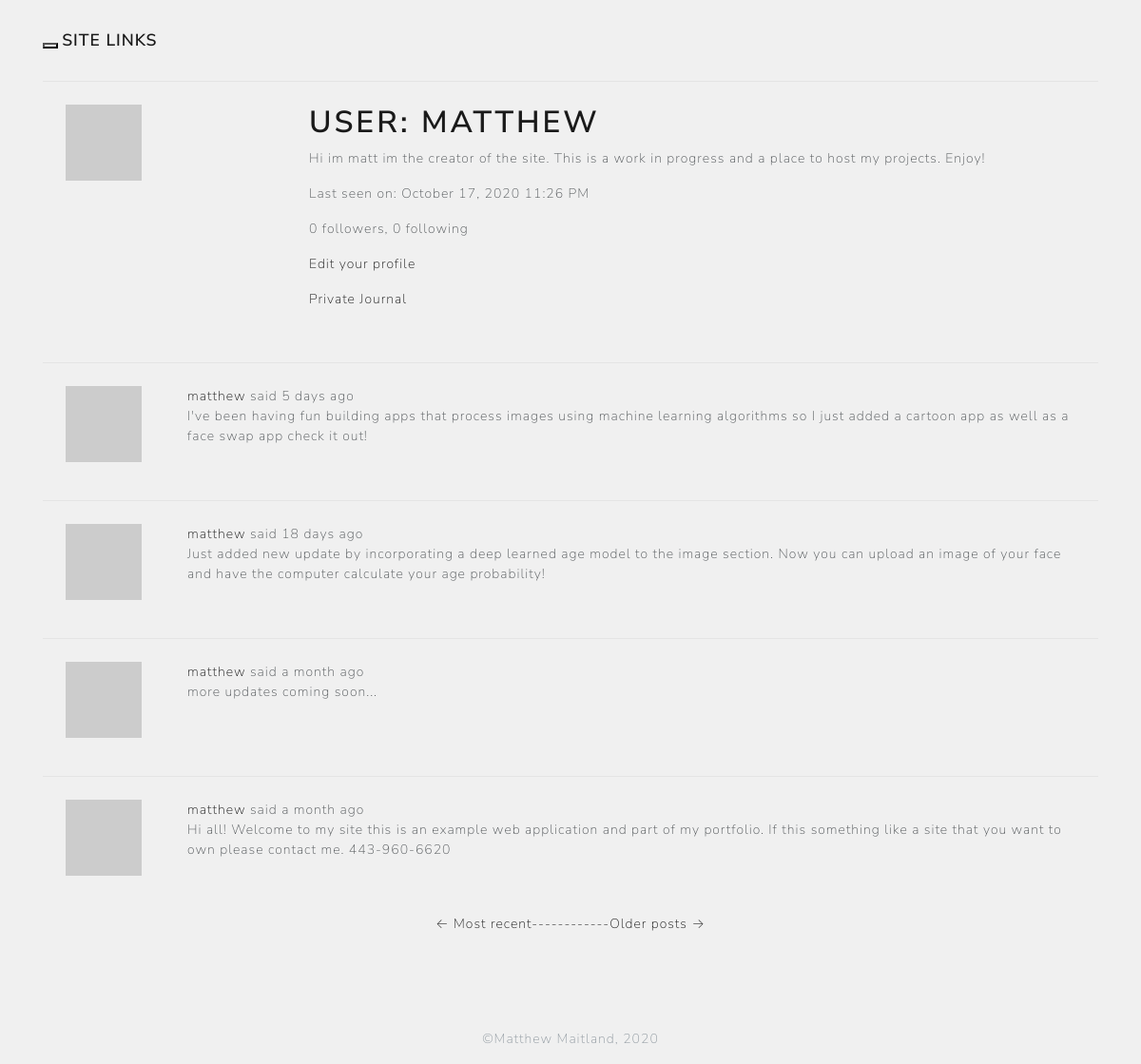
Page /user/matthew (signed in) on the earlier database version.
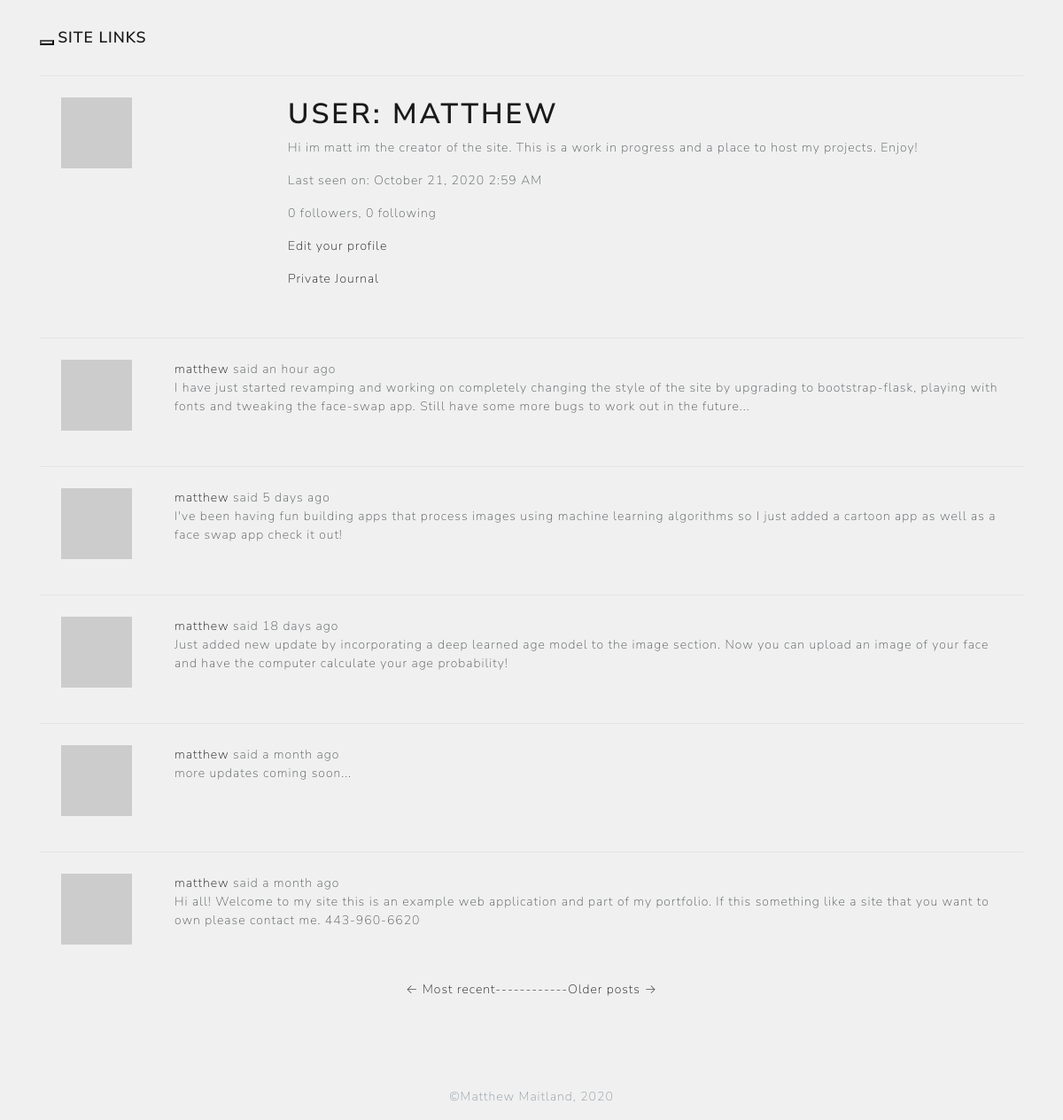
Same page on the later database version.
### app/models.py (models this page shows, shortened)
class PaginatedAPIMixin(object):
    @staticmethod
    def to_collection_dict(query, page, per_page, endpoint, **kwargs):
        resources = query.paginate(page, per_page, False)
        data = {
            'items': [item.to_dict() for item in resources.items],
            '_meta': {
                'page': page,
                'per_page': per_page,
                'total_pages': resources.pages,
                'total_items': resources.total
            },
            '_links': {
                'self': url_for(endpoint, page=page, per_page=per_page,
                                **kwargs),
                'next': url_for(endpoint, page=page + 1, per_page=per_page,
                                **kwargs) if resources.has_next else None,
                'prev': url_for(endpoint, page=page - 1, per_page=per_page,
                                **kwargs) if resources.has_prev else None
            }
        }
        return data

class User(UserMixin, PaginatedAPIMixin, db.Model):
    id = db.Column(db.Integer, primary_key=True)
    username = db.Column(db.String(64), index=True, unique=True)
    email = db.Column(db.String(120), index=True, unique=True)
    password_hash = db.Column(db.String(128))
    posts = db.relationship('Post', backref='author', lazy='dynamic')
    about_me = db.Column(db.String(140))
    journal = db.Column(db.String(500))
    last_seen = db.Column(db.DateTime, default=datetime.utcnow)
    token = db.Column(db.String(32), index=True, unique=True)
    token_expiration = db.Column(db.DateTime)
    followed = db.relationship(
        'User', secondary=followers,
        primaryjoin=(followers.c.follower_id == id),
        secondaryjoin=(followers.c.followed_id == id),
        backref=db.backref('followers', lazy='dynamic'), lazy='dynamic')
    messages_sent = db.relationship('Message',
                                    foreign_keys='Message.sender_id',
                                    backref='author', lazy='dynamic')
    messages_received = db.relationship('Message',
                                        foreign_keys='Message.recipient_id',
                                        backref='recipient', lazy='dynamic')
    last_message_read_time = db.Column(db.DateTime)
    notifications = db.relationship('Notification', backref='user',
                                    lazy='dynamic')
    tasks = db.relationship('Task', backref='user', lazy='dynamic')
    def avatar(self, size):
        digest = md5(self.email.lower().encode('utf-8')).hexdigest()
        return 'https://www.gravatar.com/avatar/{}?d=identicon&s={}'.format(
            digest, size)
    def new_messages(self):
        last_read_time = self.last_message_read_time or datetime(1900, 1, 1)
        return Message.query.filter_by(recipient=self).filter(
            Message.timestamp > last_read_time).count()
    def get_tasks_in_progress(self):
        return Task.query.filter_by(user=self, complete=False).all()

class SearchableMixin(object):
    @classmethod
    def before_commit(cls, session):
        session._changes = {
            'add': list(session.new),
            'update': list(session.dirty),
            'delete': list(session.deleted)
        }
    @classmethod
    def after_commit(cls, session):
        for obj in session._changes['add']:
            if isinstance(obj, SearchableMixin):
                add_to_index(obj.__tablename__, obj)
        for obj in session._changes['update']:
            if isinstance(obj, SearchableMixin):
                add_to_index(obj.__tablename__, obj)
        for obj in session._changes['delete']:
            if isinstance(obj, SearchableMixin):
                remove_from_index(obj.__tablename__, obj)
        session._changes = None

class Post(SearchableMixin, db.Model):
    __searchable__ = ['body']
    id = db.Column(db.Integer, primary_key=True)
    body = db.Column(db.String(140))
    timestamp = db.Column(db.DateTime, index=True, default=datetime.utcnow)
    user_id = db.Column(db.Integer, db.ForeignKey('user.id'))
    language = db.Column(db.String(5))

### app/main/views.py (the view)
@bp.route('/user/<username>')
@login_required
def user(username):
    user = User.query.filter_by(username=username).first_or_404()
    page = request.args.get('page', 1, type=int)
    posts = user.posts.order_by(Post.timestamp.desc()).paginate(
        page, current_app.config['POSTS_PER_PAGE'], False)
    next_url = url_for('main.user', username=user.username,
                       page=posts.next_num) if posts.has_next else None
    prev_url = url_for('main.user', username=user.username,
                       page=posts.prev_num) if posts.has_prev else None
    form = EmptyForm()
    return render_template('user.html', user=user, posts=posts.items,
                           next_url=next_url, prev_url=prev_url, form=form)

### app/main/views.py (called while the page is built)
@bp.before_app_request
def before_request():
    if current_user.is_authenticated:
        current_user.last_seen = datetime.utcnow()
        db.session.commit()
        g.search_form = SearchForm()
    g.locale = str(get_locale())

### app/models.py (called while the page is built)
@login.user_loader
def load_user(id):
    return User.query.get(int(id))

### app/templates/user.html (shortened to what this page needs)
{% extends "base.html" %}
{% block app_content %}
    <table class="table table-hover">
        <tr>
            <td width="256px"><img src="{{ user.avatar(256) }}"></td>
            <td>
                <h1>{{ _('User') }}: {{ user.username }}</h1>
                {% if user.about_me %}<p>{{ user.about_me }}</p>{% endif %}
                {% if user.last_seen %}
                <p>{{ _('Last seen on') }}: {{ moment(user.last_seen).format('LLL') }}</p>
                {% endif %}
                <p>{{ _('%(count)d followers', count=user.followers.count()) }}, {{ _('%(count)d following', count=user.followed.count()) }}</p>
                {% if user == current_user %}
                <p><a href="{{ url_for('main.edit_profile') }}">{{ _('Edit your profile') }}</a></p>
                <p><a href="{{ url_for('main.edit_journal') }}">{{ _('Private Journal') }}</a></p>
                {% endif %}
            </td>
        </tr>
    </table>
    {% for post in posts %}
        {% include '_post.html' %}
    {% endfor %}
    <nav aria-label="...">
        <ul class="pagination justify-content-center">
            <li class="previous{% if not prev_url %} disabled{% endif %}">
                <a href="{{ prev_url or '#' }}">
                    <span aria-hidden="true">&larr;</span> {{ _('Most recent------') }}
                </a>
            </li>
            <li class="next{% if not next_url %} disabled{% endif %}">
                <a href="{{ next_url or '#' }}">
                    {{ _('------Older posts') }} <span aria-hidden="true">&rarr;</span>
                </a>
            </li>
        </ul>
    </nav>
{% endblock %}

### app/templates/base.html (shortened to what this page needs)
{% extends 'bootstrap/base.html' %}
{% block styles %}
  <link rel="stylesheet" href="{{url_for('static', filename='lux.css')}}">
{% endblock %}
{% block navbar %}
    <nav class="navbar navbar-default">
        <div class="container">
            <div class="navbar-header">
                <button type="button" class="navbar-toggle collapsed" data-toggle="collapse" data-target="#bs-example-navbar-collapse-1" aria-expanded="false">
                </button>
                <a class="navbar-brand" href="{{ url_for('main.index') }}">Site links</a>
            </div>
        </div>
    </nav>
{% endblock %}
{% block content %}
    <div class="container">
        {% block app_content %}{% endblock %}
    </div>
{%- block footer %}
<div id="footer">
    <div class="container text-center">
      <p class="text-muted credit" style="color:#fff">&copy;Matthew Maitland, 2020</p>
    </div>
  </div>
{%- endblock footer %}
{% endblock %}

### app/templates/_post.html (shortened to what this page needs)
    <table class="table table-hover">
        <tr>
            <td width="70px">
                <a href="{{ url_for('main.user', username=post.author.username) }}">
                    <img src="{{ post.author.avatar(70) }}" />
                </a>
            </td>
            <td>
                {{ _('%(username)s said %(when)s',
                    username=user_link, when=moment(post.timestamp).fromNow()) }}
                <br>
                <span id="post{{ post.id }}">{{ post.body }}</span>
            </td>
        </tr>
    </table>

Differences in the rows shown:
changed User "MATTHEW": last_seen "October 17, 2020 11:26 PM" → "October 21, 2020 2:59 AM"
added Post: body "I have just started revamping and working on completely changing the style of the site by upgrading to bootstrap-flask, playing with fonts and tweaking the face-swap app. Still have some more bugs to work out in the future..."
